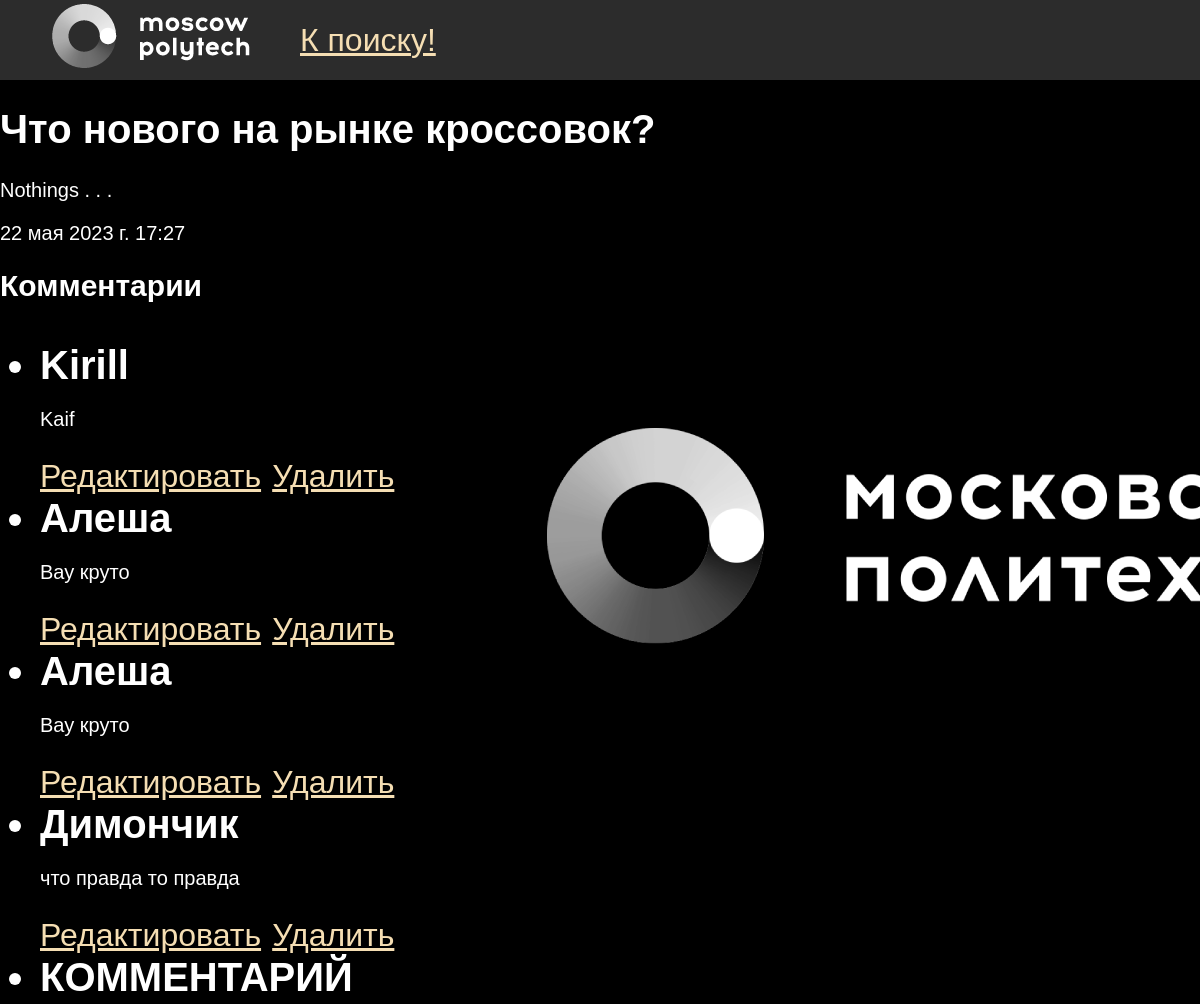
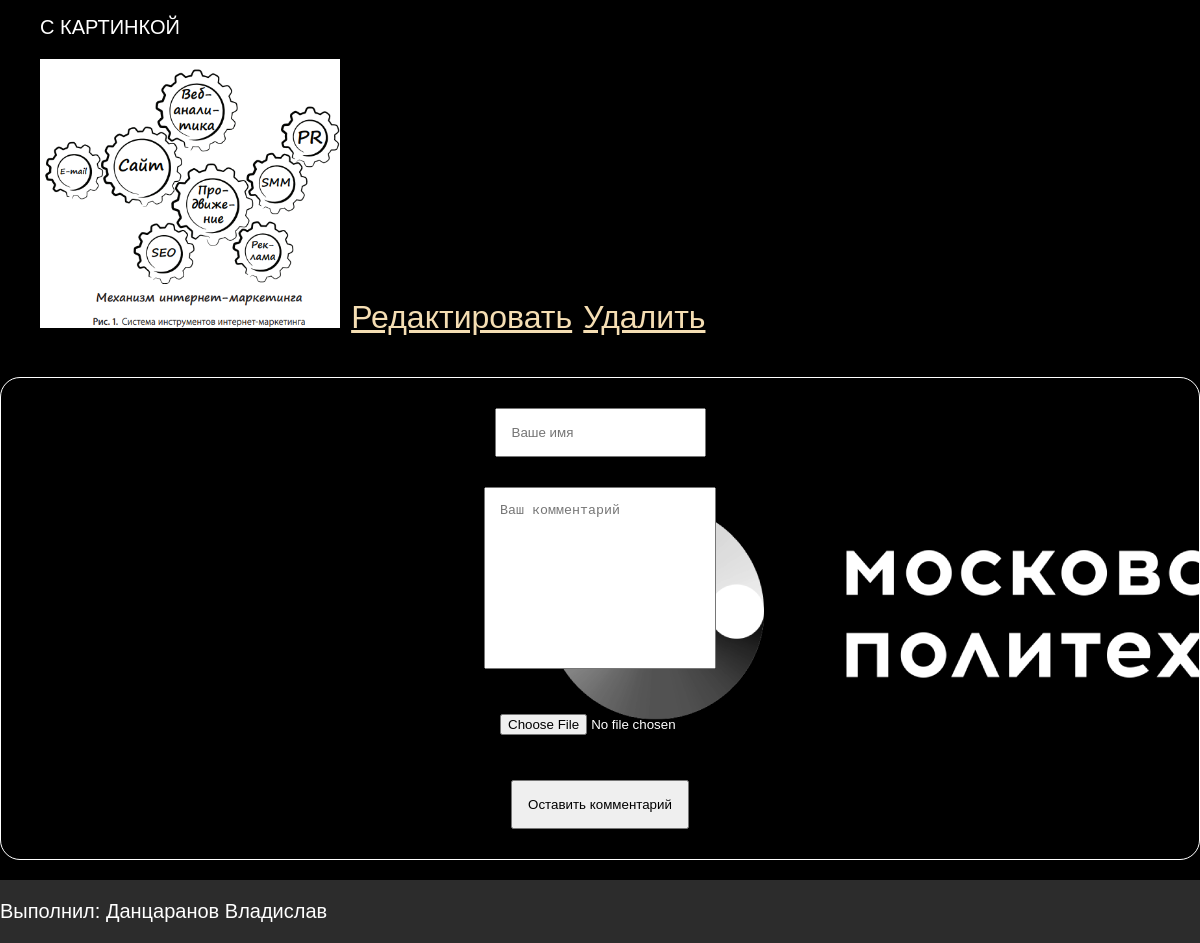
/articles/1, run on the app's committed database (2 pictures, top to bottom).
### articles/models.py (models this page shows, shortened)
class Article(models.Model):
    article_title = models.CharField('Название статьи', max_length=200)
    article_text = models.TextField('Текст статьи')
    pub_date = models.DateTimeField('Дата публикации')
    class Meta:
        verbose_name = 'Статья'
        verbose_name_plural = 'Статьи'

class Comment(models.Model):
    article = models.ForeignKey(Article, on_delete=models.CASCADE)
    author_name = models.CharField('Имя автора', max_length=50)
    comment_text = models.CharField('Текст комментария', max_length=200)
    image = models.ImageField('Изображение', upload_to='comment_images/', blank=True, null=True)
    class Meta:
        verbose_name = 'Комментарий'
        verbose_name_plural = 'Комментарии'

### articles/views.py (the view)
# urls.py: path('<int:article_id>', views.detail, name='detail'),
def detail(request, article_id):
    try:
        a = Article.objects.get(id=article_id)
    except:
        raise Http404("Статья не найдена")
    latest_comments_list = a.comment_set.order_by('id')[:10]
    return render(request, 'articles/detail.html', {'article': a, 'latest_comments_list': latest_comments_list})

### articles/templates/articles/detail.html (shortened to what this page needs)
{% extends 'articles/base.html' %}
{% block content %}
<div class="wrapper">
    <h1>{{article.article_title}}</h1>
    <p>{{article.article_text}}</p>
    <p>{{article.pub_date}}</p>
    {% if latest_comments_list %}
    <h2> Комментарии </h2>
    <ul>
        {% for comment in latest_comments_list %}
        <li>
            <strong> {{comment.author_name}} </strong>
            <p> {{comment.comment_text}} </p>
            {% if comment.image %}
                <img src="{{ comment.image.url }}" alt="Картинка комментария" width="300">
            {% endif %}
            <a href="{% url 'articles:detail_comment' article.id comment.id%}">Редактировать</a>
            <a href="{% url 'articles:delete_comment' article.id comment.id%}">Удалить</a>
        </li>
        {% endfor %}
    </ul>
    {% else %}
    <p>
        Комментарии не найдены
    </p>
    {% endif %}
    <form action="{% url 'articles:leave_comment' article.id%}" method="POST" enctype="multipart/form-data">
        <input type="text" required placeholder="Ваше имя" name="username">
        <textarea name="comment" cols="30" rows="10" required placeholder="Ваш комментарий"></textarea>
        <input type="file" name="image" accept="image/*">
        <button type="submit">Оставить комментарий</button>
    </form>
</div>
{% endblock %}

### articles/static/articles/style.css (style rules this page uses)
html { font-size: 62.5%; color: #fff; scroll-behavior: smooth; height: 100%; }
body { background-image: url(images/mospoly.png); padding: 0; min-height: 100%; display: flex; flex-direction: column; margin: 0; font-family: 'Montserrat', sans-serif; }
a { color: wheat; font-size: 3.2rem; transition: color 0.3s ease; }
.wrapper { max-width: 1200px; margin: 0 auto; }
html { font-size: 62.5%; color: #fff; }
h1 { font-size: 4rem; }
h2 { font-size: 3rem; }
p { font-size: 2rem; }
ul { font-size: 4rem; color: #fff; }
body { background-color: #000; }
form { display: flex; flex-direction: column; align-items: center; gap: 30px; padding: 30px; border: #fff 1px solid; border-radius: 20px; }
input { max-width: 200px; padding: 15px; }
textarea { max-width: 200px; padding: 15px; resize: none; }
button { max-width: 200px; padding: 15px; }

### data on the page
Article: article_title "Что нового на рынке кроссовок?", article_text "Nothings . . .", pub_date "22 мая 2023 г. 17:27"
Comment: author_name "Kirill", comment_text "Kaif"
Comment: author_name "Алеша", comment_text "Вау круто"
Comment: author_name "Алеша", comment_text "Вау круто"
Comment: author_name "Димончик", comment_text "что правда то правда"
Comment: author_name "КОММЕНТАРИЙ", comment_text "С КАРТИНКОЙ", image (picture)
